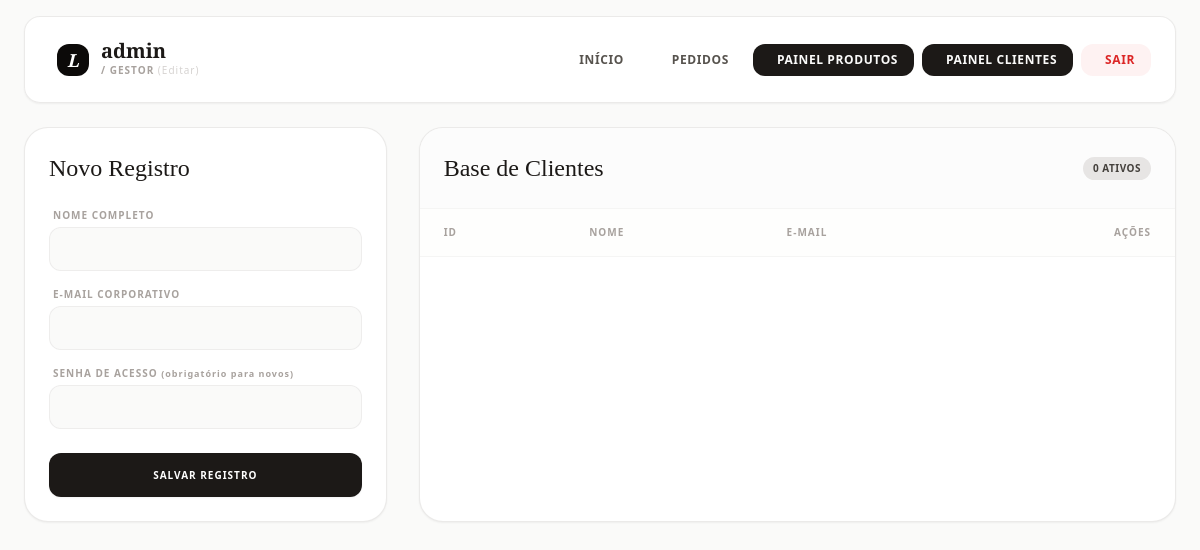
The app's page /dashboard/client.php (signed in), older data.
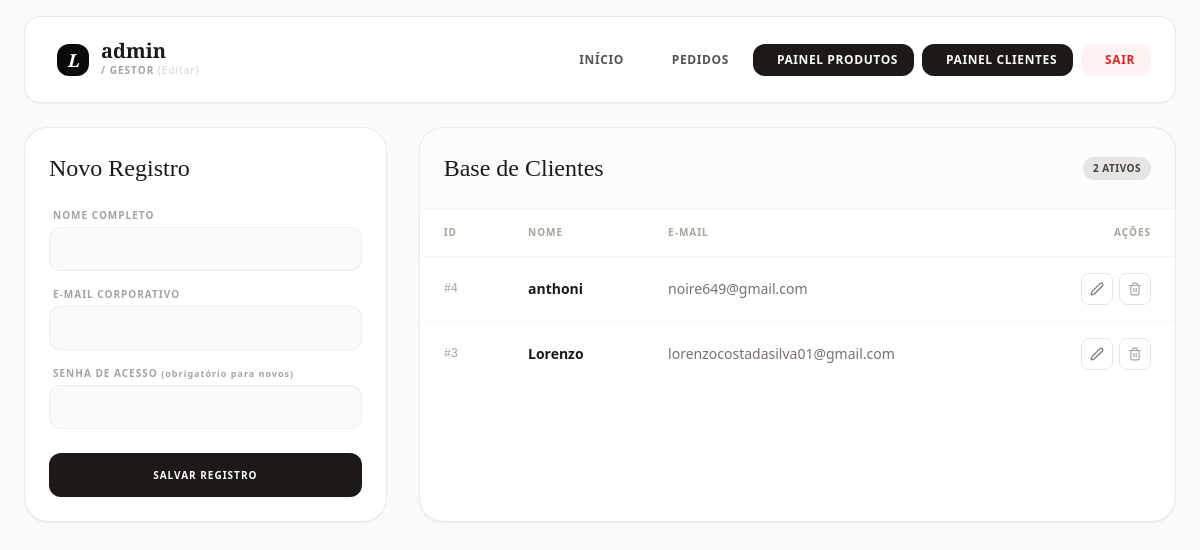
The same page, newer data.
### tables this page shows
CREATE TABLE `usuarios` (
  `id` int(11) NOT NULL,
  `nome` varchar(100) NOT NULL,
  `email` varchar(100) NOT NULL,
  `senha` varchar(255) NOT NULL,
  `perfil` varchar(50) DEFAULT 'cliente'
);

### dashboard/client.php (the view, shortened to what the changed rows need)
<?php
require_once __DIR__ . '/../auth/verificarADM.php';
$sql = "SELECT id, nome, email FROM usuarios WHERE perfil = 'cliente' ORDER BY nome ASC";
$res = mysqli_query($conexao, $sql);
$clientes = mysqli_fetch_all($res, MYSQLI_ASSOC);
?>
<!DOCTYPE html>
<html lang="pt-br">
<head>
    <link rel="stylesheet" href="../style.css">
    <script src="https://cdn.tailwindcss.com\"></script>
</head>
<body class="bg-stone-50 text-stone-900 antialiased font-sans">
</head>
<body class="bg-stone-50 text-stone-800 p-4 md:p-8 min-h-screen">
    <div class="max-w-6xl mx-auto">
        <div class="grid grid-cols-1 lg:grid-cols-3 gap-8">
            <div class="bg-white border border-stone-200/80 rounded-3xl p-6 shadow-sm h-fit">
                <h2 id="formTitle" class="font-serif text-2xl text-stone-900 mb-6">Novo Registro</h2>
            </div>
            <div class="lg:col-span-2 bg-white border border-stone-200/80 rounded-3xl overflow-hidden shadow-sm">
                <div class="p-6 border-b border-stone-100 flex justify-between items-center bg-stone-50/50">
                    <h2 class="font-serif text-2xl text-stone-900">Base de Clientes</h2>
                    <span class="text-[10px] font-black bg-stone-200 text-stone-700 px-2.5 py-1 rounded-full uppercase tracking-wider"><?php echo count($clientes); ?> Ativos</span>
                </div>
                <div class="overflow-x-auto">
                    <table class="w-full text-left border-collapse">
                        <thead>
                            <tr class="border-b border-stone-100 text-[10px] font-black uppercase tracking-widest text-stone-400 bg-stone-50/30">
                                <th class="py-4 px-6">ID</th>
                                <th class="py-4 px-6">Nome</th>
                                <th class="py-4 px-6">E-mail</th>
                                <th class="py-4 px-6 text-right">Ações</th>
                            </tr>
                        </thead>
                        <tbody class="divide-y divide-stone-100 text-sm font-medium text-stone-700">
                            <?php foreach ($clientes as $c): ?>
                                <tr class="hover:bg-stone-50/60 transition-colors duration-200">
                                    <td class="py-4 px-6 font-mono text-xs text-stone-400">#<?php echo $c['id']; ?></td>
                                    <td class="py-4 px-6 text-stone-900 font-semibold"><?php echo htmlspecialchars($c['nome']); ?></td>
                                    <td class="py-4 px-6 text-stone-500"><?php echo htmlspecialchars($c['email']); ?></td>
                                    <td class="py-4 px-6 text-right flex justify-end gap-1.5">
                                        <button onclick='editClient(<?php echo json_encode($c, JSON_HEX_APOS|JSON_HEX_QUOT); ?>)' class="h-8 w-8 rounded-lg border border-stone-200 flex items-center justify-center text-stone-500 hover:text-stone-900 hover:bg-stone-50 transition-all duration-200 active:scale-90">
                                            <i data-lucide="edit-2" class="w-3.5 h-3.5"></i>
                                        </button>
                                        <form action="" method="POST" onsubmit="return confirm('Excluir cliente?');" class="inline">
                                            <button type="submit" class="h-8 w-8 rounded-lg border border-stone-200 flex items-center justify-center text-stone-400 hover:text-white hover:bg-red-600 hover:border-red-600 transition-all duration-200 active:scale-90">
                                                <i data-lucide="trash-2" class="w-3.5 h-3.5"></i>
                                            </button>
                                        </form>
                                    </td>
                                </tr>
                            <?php endforeach; ?>
                        </tbody>
                    </table>
                </div>
            </div>
        </div>
    </div>
</body>
</html>

Row changes from the older to the newer data that the page shows:
added usuarios: id "4", nome "anthoni", email "noire649@gmail.com"
added usuarios: id "3", nome "Lorenzo", email "lorenzocostadasilva01@gmail.com"
Text that changed along with them:
count($clientes): "0" → "2"
